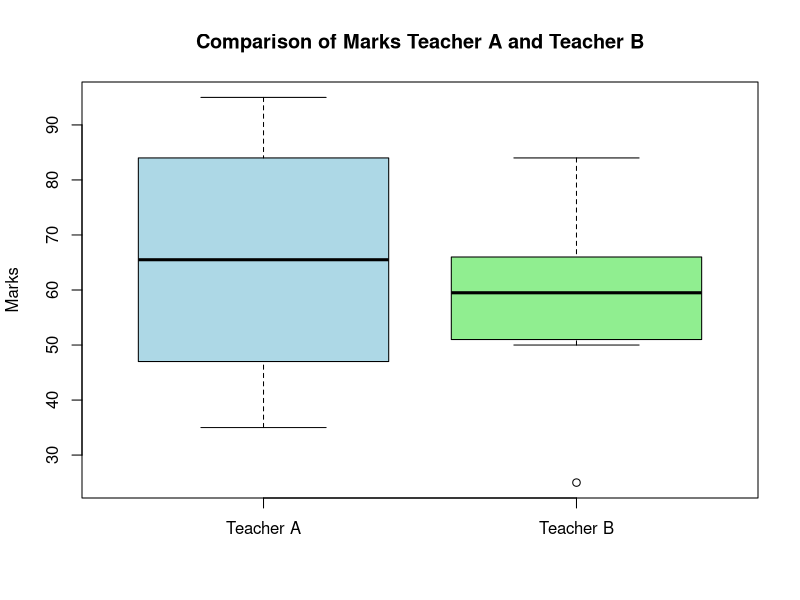

Reproduce this figure in R.
age<-c(5,15,20,50,80,110)
frequency<-c(200,450,300,1500,700,44)
medA=median(age)
medF=median(frequency)
cat("Median of Age: ",medA, "and Media Frequency is: ",medF)

TA <- c(76,35,47,64,95,65,89,35,84,76,35,47,64,95,66,89,36,84)
TB <- c(25,51,56,84,60,59,70,63,66,50,51,56,60,59,70,63,66,50)
boxplot(TA, TB,
        names = c("Teacher A", "Teacher B"),
        main = "Comparison of Marks Teacher A and Teacher B",
        ylab = "Marks",
        col = c("lightblue", "lightgreen"))
mean(TA)
median(TA)
mean(TB)
median(TB)
